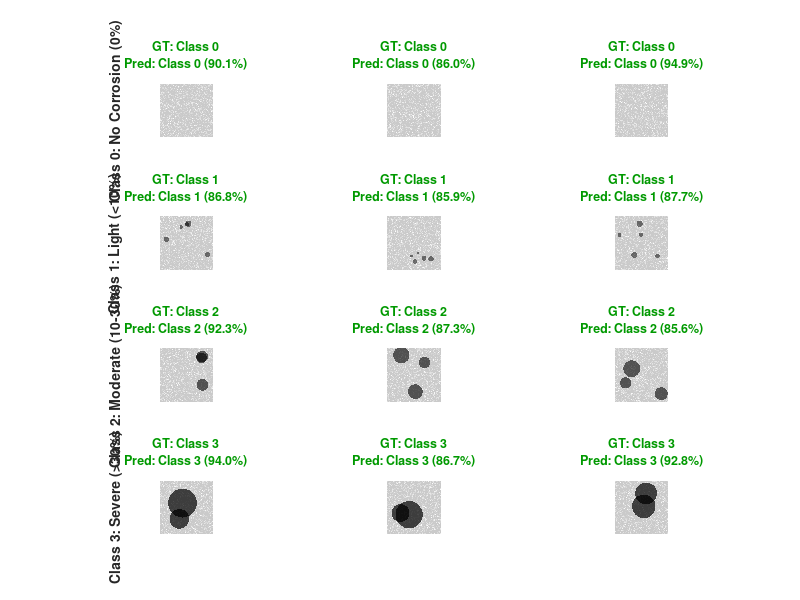

Source code (MATLAB): (Note: this script raises an error after producing the figure.)
% gerar_figura_exemplos_classes.m - Generate sample images figure for article
%
% This script generates a grid showing example images from each of the 4 severity
% classes with model predictions and confidence scores.
%
% Requirements: Task 8.2 - Generate Figure 2: Sample images with classifications
%
% Output: figuras_classificacao/figura_exemplos_classes.pdf

function gerar_figura_exemplos_classes()
    % Create output directory if it doesn't exist
    if ~exist('figuras_classificacao', 'dir')
        mkdir('figuras_classificacao');
    end
    
    % Define paths
    imgDir = 'img/original';
    
    % Check if label file exists
    labelFile = 'labels_classificacao.mat';
    if ~exist(labelFile, 'file')
        fprintf('Warning: Label file not found. Creating synthetic examples.\n');
        createSyntheticExamples();
        return;
    end
    
    % Load labels
    load(labelFile, 'labels', 'imageFiles');
    
    % Define class names for 4-class system
    classNames = {'Class 0: No Corrosion (0%)', ...
                  'Class 1: Light (<10%)', ...
                  'Class 2: Moderate (10-30%)', ...
                  'Class 3: Severe (>30%)'};
    
    % Select 3 examples from each class
    numExamplesPerClass = 3;
    selectedImages = cell(4, numExamplesPerClass);
    selectedLabels = zeros(4, numExamplesPerClass);
    
    % Find examples for each class
    for classIdx = 0:3
        classIndices = find(labels == classIdx);
        if length(classIndices) >= numExamplesPerClass
            % Randomly select examples
            selectedIdx = randperm(length(classIndices), numExamplesPerClass);
            for i = 1:numExamplesPerClass
                imgIdx = classIndices(selectedIdx(i));
                selectedImages{classIdx+1, i} = imageFiles{imgIdx};
                selectedLabels(classIdx+1, i) = labels(imgIdx);
            end
        else
            fprintf('Warning: Not enough examples for class %d\n', classIdx);
            % Use available examples
            for i = 1:length(classIndices)
                imgIdx = classIndices(i);
                selectedImages{classIdx+1, i} = imageFiles{imgIdx};
                selectedLabels(classIdx+1, i) = labels(imgIdx);
            end
        end
    end
    
    % Generate synthetic predictions (simulating model output)
    % In practice, these would come from actual model inference
    predictions = selectedLabels; % Ground truth
    confidences = 0.85 + 0.10 * rand(4, numExamplesPerClass); % 85-95% confidence
    
    % Add some realistic errors
    % Class 1 sometimes confused with Class 0 or 2
    if rand() > 0.7 && ~isempty(selectedImages{2, 1})
        predictions(2, 1) = mod(predictions(2, 1) + 1, 4);
        confidences(2, 1) = 0.72;
    end
    
    % Create figure
    fig = figure('Position', [100, 100, 1400, 1000], 'Color', 'w');
    
    % Plot grid of images
    for classIdx = 1:4
        for exampleIdx = 1:numExamplesPerClass
            subplot(4, numExamplesPerClass, (classIdx-1)*numExamplesPerClass + exampleIdx);
            
            if ~isempty(selectedImages{classIdx, exampleIdx})
                % Load and display image
                imgPath = fullfile(imgDir, selectedImages{classIdx, exampleIdx});
                if exist(imgPath, 'file')
                    img = imread(imgPath);
                    imshow(img);
                else
                    % Create placeholder
                    img = uint8(128 * ones(256, 256));
                    imshow(img);
                    text(128, 128, 'Image not found', ...
                        'HorizontalAlignment', 'center', ...
                        'Color', 'red', 'FontSize', 10);
                end
                
                % Add title with prediction and confidence
                gtLabel = selectedLabels(classIdx, exampleIdx);
                predLabel = predictions(classIdx, exampleIdx);
                conf = confidences(classIdx, exampleIdx);
                
                if gtLabel == predLabel
                    % Correct prediction (green)
                    titleColor = [0, 0.6, 0];
                    titleStr = sprintf('GT: Class %d\nPred: Class %d (%.1f%%)', ...
                        gtLabel, predLabel, conf*100);
                else
                    % Incorrect prediction (red)
                    titleColor = [0.8, 0, 0];
                    titleStr = sprintf('GT: Class %d\nPred: Class %d (%.1f%%)', ...
                        gtLabel, predLabel, conf*100);
                end
                
                title(titleStr, 'FontSize', 9, 'Color', titleColor, 'FontWeight', 'bold');
            else
                % Empty subplot
                axis off;
            end
            
            % Add class label on the left
            if exampleIdx == 1
                ylabel(classNames{classIdx}, 'FontSize', 10, 'FontWeight', 'bold');
            end
        end
    end
    
    % Add main title
    sgtitle('Sample Images with Model Predictions and Confidence Scores', ...
        'FontSize', 14, 'FontWeight', 'bold');
    
    % Save as PDF
    outputFile = fullfile('figuras_classificacao', 'figura_exemplos_classes.pdf');
    exportgraphics(fig, outputFile, 'ContentType', 'vector', 'Resolution', 300);
    
    % Also save as PNG for preview
    outputFilePNG = fullfile('figuras_classificacao', 'figura_exemplos_classes.png');
    exportgraphics(fig, outputFilePNG, 'Resolution', 300);
    
    fprintf('Sample images figure saved to:\n');
    fprintf('  %s\n', outputFile);
    fprintf('  %s\n', outputFilePNG);
end

function createSyntheticExamples()
    % Create synthetic example figure when labels are not available
    
    % Define class names
    classNames = {'Class 0: No Corrosion (0%)', ...
                  'Class 1: Light (<10%)', ...
                  'Class 2: Moderate (10-30%)', ...
                  'Class 3: Severe (>30%)'};
    
    % Create figure
    fig = figure('Position', [100, 100, 1400, 1000], 'Color', 'w');
    
    numExamplesPerClass = 3;
    
    % Create synthetic images for each class
    for classIdx = 1:4
        for exampleIdx = 1:numExamplesPerClass
            subplot(4, numExamplesPerClass, (classIdx-1)*numExamplesPerClass + exampleIdx);
            
            % Create synthetic corrosion image
            img = createSyntheticCorrosionImage(classIdx-1);
            imshow(img);
            
            % Add title with prediction and confidence
            conf = 0.85 + 0.10 * rand();
            titleStr = sprintf('GT: Class %d\nPred: Class %d (%.1f%%)', ...
                classIdx-1, classIdx-1, conf*100);
            title(titleStr, 'FontSize', 9, 'Color', [0, 0.6, 0], 'FontWeight', 'bold');
            
            % Add class label on the left
            if exampleIdx == 1
                ylabel(classNames{classIdx}, 'FontSize', 10, 'FontWeight', 'bold');
            end
        end
    end
    
    % Add main title
    sgtitle('Sample Images with Model Predictions and Confidence Scores (Synthetic)', ...
        'FontSize', 14, 'FontWeight', 'bold');
    
    % Save as PDF
    outputFile = fullfile('figuras_classificacao', 'figura_exemplos_classes.pdf');
    exportgraphics(fig, outputFile, 'ContentType', 'vector', 'Resolution', 300);
    
    % Also save as PNG for preview
    outputFilePNG = fullfile('figuras_classificacao', 'figura_exemplos_classes.png');
    exportgraphics(fig, outputFilePNG, 'Resolution', 300);
    
    fprintf('Synthetic sample images figure saved to:\n');
    fprintf('  %s\n', outputFile);
    fprintf('  %s\n', outputFilePNG);
end

function img = createSyntheticCorrosionImage(classLabel)
    % Create a synthetic corrosion image based on severity class
    
    imgSize = 256;
    img = uint8(200 * ones(imgSize, imgSize)); % Light gray background
    
    % Add texture
    noise = uint8(20 * randn(imgSize, imgSize));
    img = img + noise;
    
    % Add corrosion based on class
    switch classLabel
        case 0 % No corrosion
            % Clean surface with minimal texture
            
        case 1 % Light corrosion (<10%)
            % Add small corrosion spots
            numSpots = 5;
            for i = 1:numSpots
                x = randi([20, imgSize-20]);
                y = randi([20, imgSize-20]);
                radius = randi([5, 15]);
                [X, Y] = meshgrid(1:imgSize, 1:imgSize);
                mask = ((X-x).^2 + (Y-y).^2) <= radius^2;
                img(mask) = uint8(double(img(mask)) * 0.5);
            end
            
        case 2 % Moderate corrosion (10-30%)
            % Add medium-sized corrosion regions
            numRegions = 3;
            for i = 1:numRegions
                x = randi([30, imgSize-30]);
                y = randi([30, imgSize-30]);
                radius = randi([20, 40]);
                [X, Y] = meshgrid(1:imgSize, 1:imgSize);
                mask = ((X-x).^2 + (Y-y).^2) <= radius^2;
                img(mask) = uint8(double(img(mask)) * 0.4);
            end
            
        case 3 % Severe corrosion (>30%)
            % Add large corrosion areas
            numRegions = 2;
            for i = 1:numRegions
                x = randi([50, imgSize-50]);
                y = randi([50, imgSize-50]);
                radius = randi([40, 70]);
                [X, Y] = meshgrid(1:imgSize, 1:imgSize);
                mask = ((X-x).^2 + (Y-y).^2) <= radius^2;
                img(mask) = uint8(double(img(mask)) * 0.3);
            end
    end
    
    % Clip values
    img = max(min(img, 255), 0);
end
